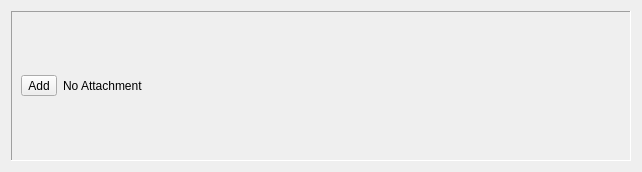
<?xml version="1.0" encoding="UTF-8"?>
<ui version="4.0">
 <class>AttachmentList</class>
 <widget class="QWidget" name="AttachmentList">
  <property name="geometry">
   <rect>
    <x>0</x>
    <y>0</y>
    <width>642</width>
    <height>168</height>
   </rect>
  </property>
  <property name="windowTitle">
   <string>Form</string>
  </property>
  <layout class="QVBoxLayout" name="verticalLayout">
   <item>
    <widget class="QFrame" name="frame_2">
     <property name="sizePolicy">
      <sizepolicy hsizetype="Preferred" vsizetype="Fixed">
       <horstretch>0</horstretch>
       <verstretch>0</verstretch>
      </sizepolicy>
     </property>
     <property name="minimumSize">
      <size>
       <width>0</width>
       <height>150</height>
      </size>
     </property>
     <property name="frameShape">
      <enum>QFrame::Panel</enum>
     </property>
     <property name="frameShadow">
      <enum>QFrame::Sunken</enum>
     </property>
     <layout class="QHBoxLayout" name="horizontalLayout_2">
      <item>
       <widget class="QToolButton" name="addAttachment">
        <property name="text">
         <string>Add</string>
        </property>
       </widget>
      </item>
      <item>
       <widget class="QLabel" name="nothing">
        <property name="sizePolicy">
         <sizepolicy hsizetype="Minimum" vsizetype="Preferred">
          <horstretch>0</horstretch>
          <verstretch>0</verstretch>
         </sizepolicy>
        </property>
        <property name="text">
         <string>No Attachment</string>
        </property>
       </widget>
      </item>
      <item>
       <widget class="QScrollArea" name="scrollArea">
        <property name="sizePolicy">
         <sizepolicy hsizetype="Expanding" vsizetype="Expanding">
          <horstretch>0</horstretch>
          <verstretch>0</verstretch>
         </sizepolicy>
        </property>
        <property name="frameShape">
         <enum>QFrame::Panel</enum>
        </property>
        <property name="lineWidth">
         <number>0</number>
        </property>
        <property name="sizeAdjustPolicy">
         <enum>QAbstractScrollArea::AdjustToContents</enum>
        </property>
        <property name="widgetResizable">
         <bool>true</bool>
        </property>
        <widget class="QWidget" name="attachments">
         <property name="geometry">
          <rect>
           <x>0</x>
           <y>0</y>
           <width>475</width>
           <height>130</height>
          </rect>
         </property>
         <property name="sizePolicy">
          <sizepolicy hsizetype="Preferred" vsizetype="Preferred">
           <horstretch>0</horstretch>
           <verstretch>0</verstretch>
          </sizepolicy>
         </property>
         <layout class="QHBoxLayout" name="horizontalLayout_3">
          <property name="sizeConstraint">
           <enum>QLayout::SetMaximumSize</enum>
          </property>
         </layout>
        </widget>
       </widget>
      </item>
     </layout>
    </widget>
   </item>
  </layout>
 </widget>
 <resources/>
 <connections/>
</ui>
